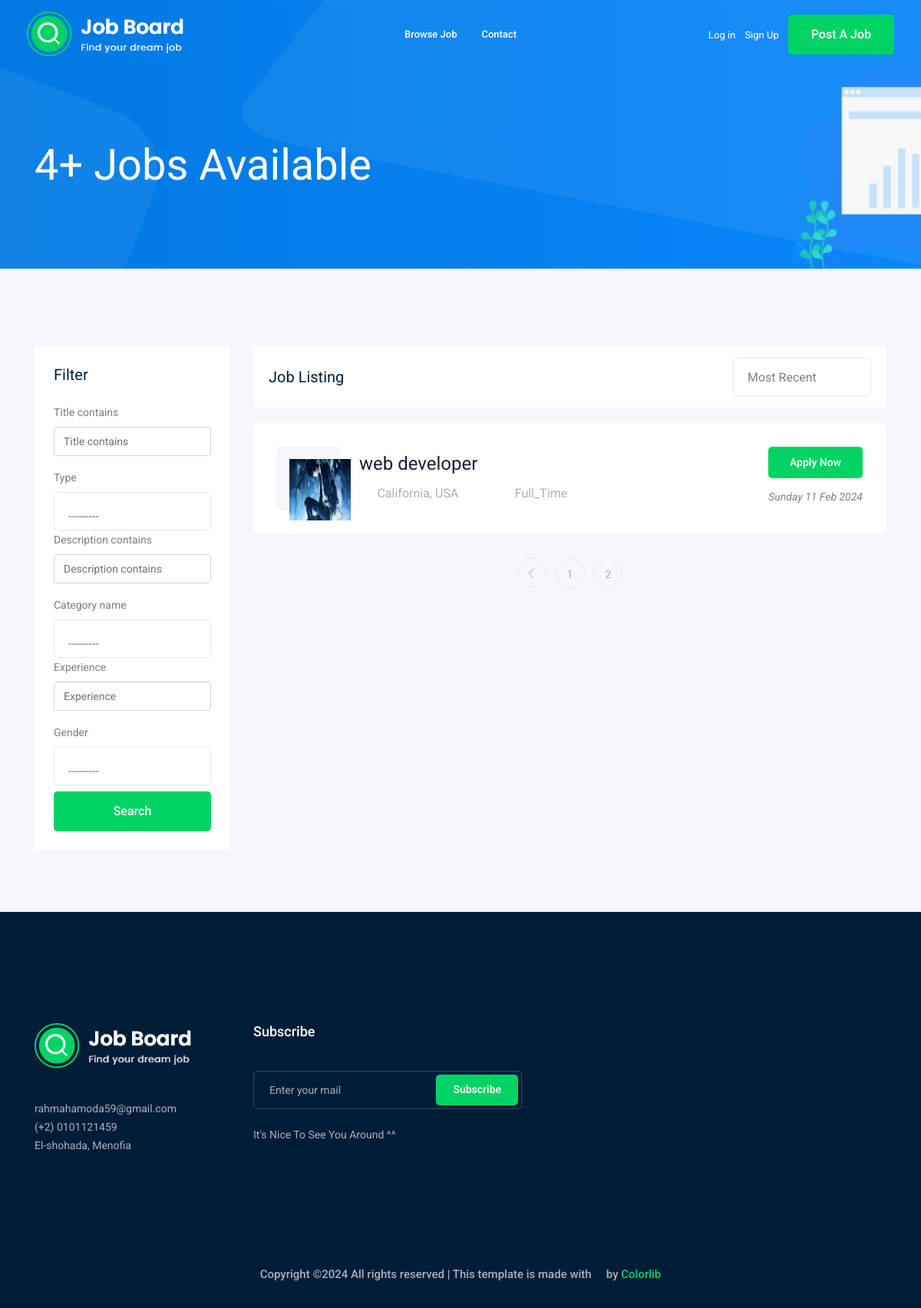
Screenshot of /?page=2 with the database file from the repository.
### job/models.py (models this page shows, shortened)
class job(models.Model):
    owner = models.ForeignKey(User,on_delete=models.CASCADE )
    title = models.CharField(max_length=100)
    profile_name = models.ForeignKey(profile, on_delete = models.CASCADE, related_name ="job" )
    type = models.CharField(max_length=100,choices=JOB_TYPE)
    description = models.TextField(max_length=1000)
    puplished_at = models.DateTimeField(auto_now=True)
    vacancy = models.IntegerField(default=1)
    salary = models.IntegerField(default=0)
    category_name = models.CharField(max_length = 50 , choices =category_options, null = True, blank = True )
    experience = models.IntegerField(default=1)
    gender = models.CharField(max_length=100,choices=GENDER)
    image = models.ImageField(upload_to=image_save)
    slug = models.SlugField(blank=True,null=True)

### job/views.py (the view)
# urls.py: path('',views.all_jobs,name='all_jobs'),
def all_jobs(request):
    all_jobs = job.objects.all().order_by('-puplished_at')
    filter = JobFilter(request.GET,queryset=all_jobs)
    all_jobs = filter.qs
    num = job.objects.all().order_by("-puplished_at")[:3]
    num1 = job.objects.all().count()
    data_per_page = Paginator(all_jobs,3)#this line will appear only on job in each page
    page_num = request.GET.get("page")
    page_obj = data_per_page.get_page(page_num)
    context = {'jobs':page_obj, 'num':num,'num1':num1,'filter':filter}
    return render(request,'job/jobs.html',context)

### job/templates/job/jobs.html (shortened to what this page needs)
{% extends 'base.html' %}
{% load bootstrap4 %}
{% load static %}
{% block content %}
    <div class="bradcam_area bradcam_bg_1">
        <div class="container">
            <div class="row">
                <div class="col-xl-12">
                    <div class="bradcam_text">
                        <h3>{{num1}}+ Jobs Available</h3>
                    </div>
                </div>
            </div>
        </div>
    </div>
    <div class="job_listing_area plus_padding">
        <div class="container">
            <div class="row">
                <div class="col-lg-3">
                    <div class="job_filter white-bg">
                        <div class="form_inner white-bg">
                            <h3>Filter</h3>
                            <form method="GET">
                                {% bootstrap_form filter.form  %}
                                    <button  class="boxed-btn3 w-100  mt-2" type="submit">search</button>
                               </form>
                        </div>
                    </div>
                </div>
                <div class="col-lg-9">
                    <div class="recent_joblist_wrap">
                        <div class="recent_joblist white-bg ">
                            <div class="row align-items-center">
                                <div class="col-md-6">
                                    <h4>Job Listing</h4>
                                </div>
                                <div class="col-md-6">
                                    <div class="serch_cat d-flex justify-content-end">
                                    </div>
                                </div>
                            </div>
                        </div>
                    </div>
                    <div class="job_lists m-0">
                        <div class="row">
                            {% for job in jobs %}
                            <div class="col-lg-12 col-md-12">
                                <div class="single_jobs white-bg d-flex justify-content-between">
                                    <div class="jobs_left d-flex align-items-center">
                                        <div class="thumb">
                                            <img src="{{job.image.url}}" alt="" height="80px" width="80px">
                                        </div>
                                        <div class="jobs_conetent">
                                            <a href="{% url 'job:job_details' job.slug %}"><h4>{{job.title}}</h4></a>
                                            <div class="links_locat d-flex align-items-center">
                                                <div class="location">
                                                    <p> <i class="fa fa-map-marker"></i> California, USA</p>
                                                </div>
                                                <div class="location">
                                                    <p> <i class="fa fa-clock-o"></i> {{job.type}}</p>
                                                </div>
                                            </div>
                                        </div>
                                    </div>
                                    <div class="jobs_right">
                                        <div class="apply_now">
                                            <a href="{% url 'job:job_details' job.slug %}" class="boxed-btn3">Apply Now</a>
                                        </div>
                                        <div class="date">
                                            <p>{{job.puplished_at|date:'l d M o'}}</p>
                                        </div>
                                    </div>
                                </div>
                            </div>
                            {% endfor %}
                        </div>
                        {% if jobs.has_other_pages %}
                        <div class="row">
                            <div class="col-lg-12">
                                <div class="pagination_wrap">
                                    <ul>
                                        {% if jobs.has_previous %}
                                        <li><a href="?page={{ jobs.previous_page_number }}"> <i class="ti-angle-left"></i> </a></li>
                                        {% endif %}
                                        {% for i in jobs.paginator.page_range %}
                                        <li><a href="?page={{i}}"><span>{{i}}</span></a></li>
                                        {% endfor %}
                                    </ul>
                                </div>
                            </div>
                        </div>
                        {% endif %}
                    </div>
                </div>
            </div>
        </div>
    </div>
{% endblock %}

### rows the page displays
job: image (picture), title "web developer", type "Full_Time", puplished_at "Sunday 11 Feb 2024"

### other values shown
{{ num1 }} "4"
{{ i }} "1" "2"
